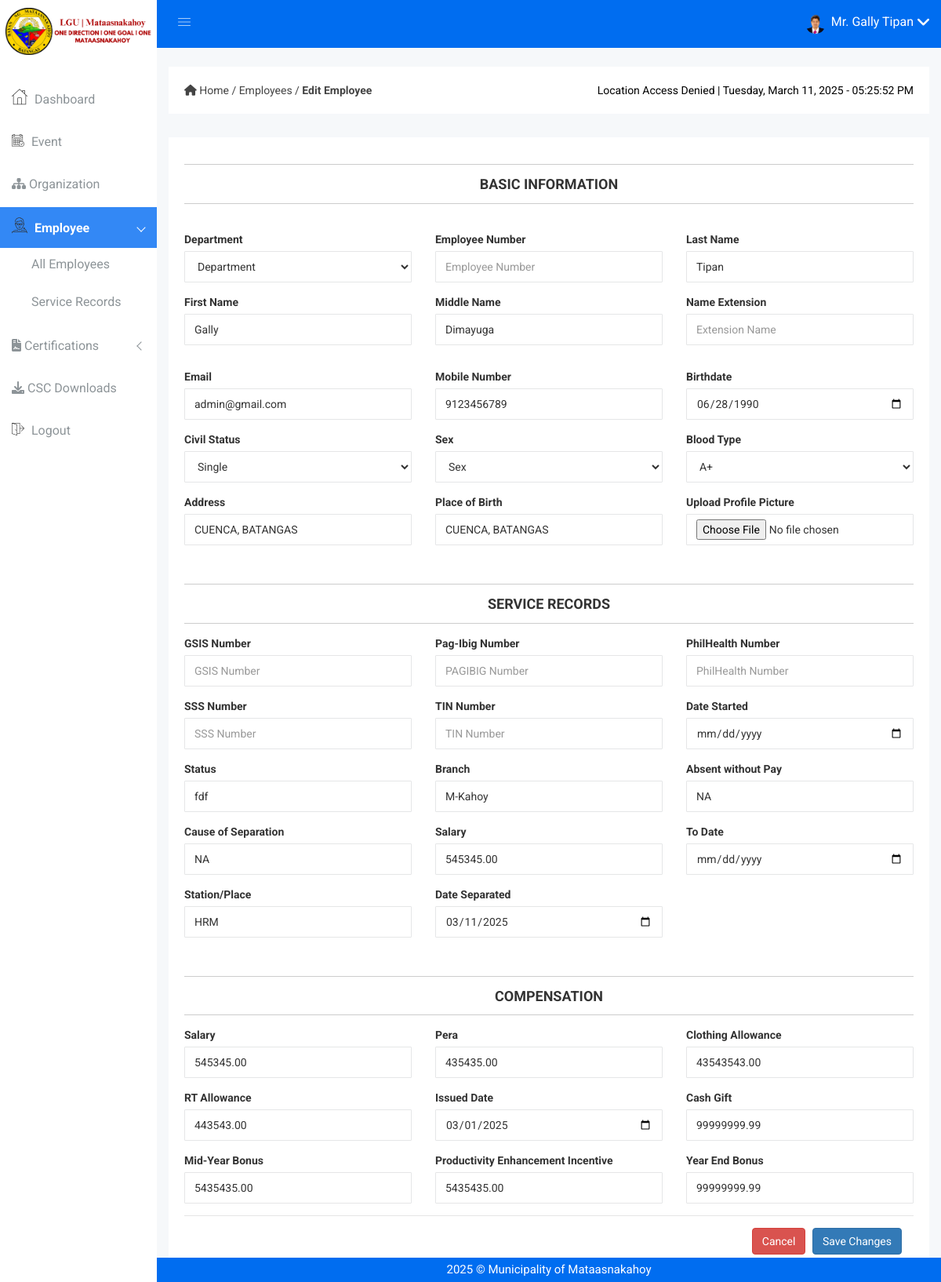
Page /edit-employee.php?employee_no=HRM-ADMIN (signed in) on the earlier database version.
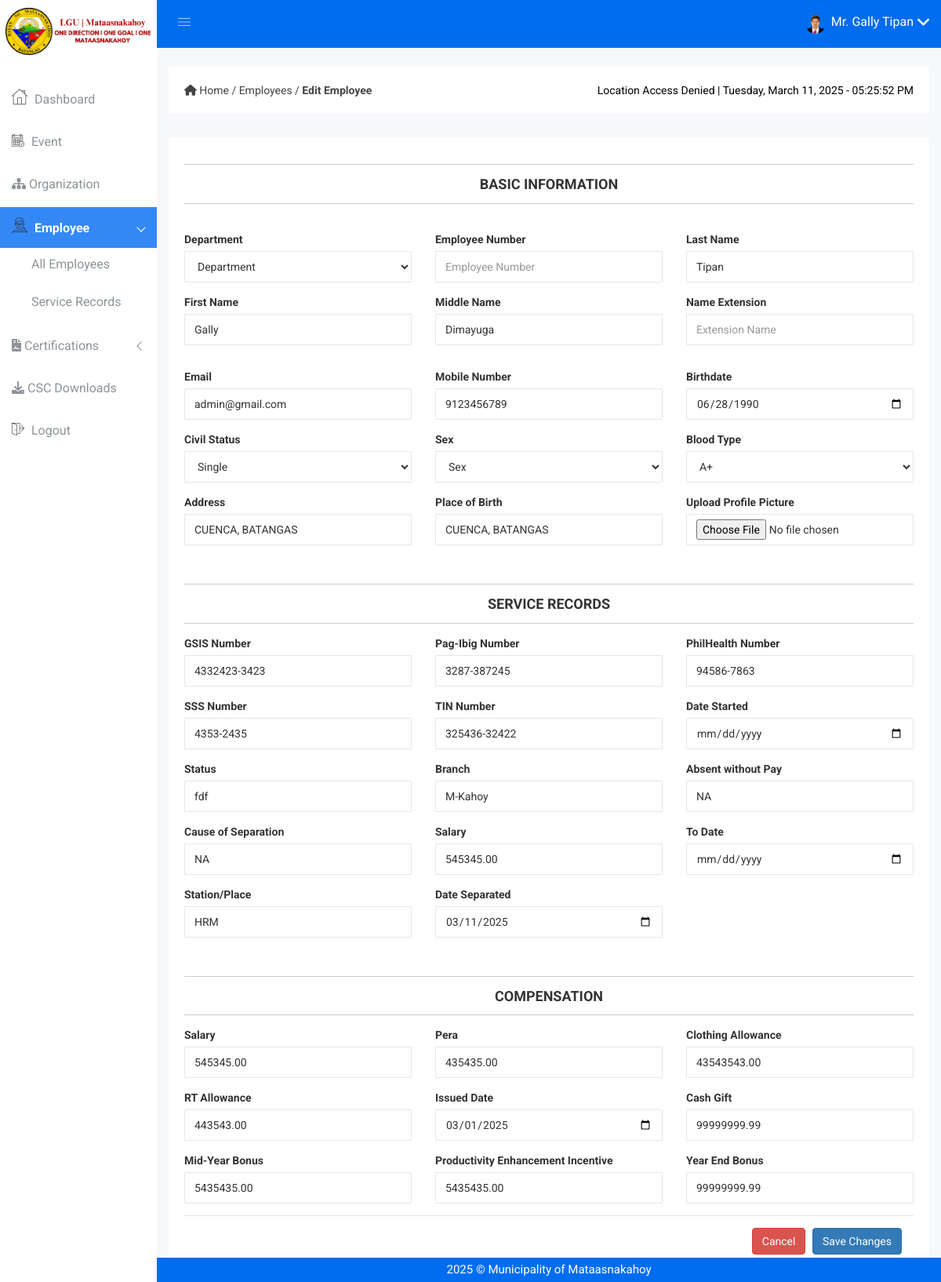
Same page on the later database version.
### tables this page shows
CREATE TABLE IF NOT EXISTS `government_info` (
  `id` int NOT NULL AUTO_INCREMENT,
  `employee_no` varchar(20) NOT NULL,
  `gsis_no` varchar(20) NOT NULL,
  `pag_ibig_no` varchar(20) NOT NULL,
  `philhealth_no` varchar(20) NOT NULL,
  `sss_no` varchar(20) NOT NULL,
  `tin_no` varchar(20) NOT NULL,
  `created_at` timestamp NOT NULL DEFAULT CURRENT_TIMESTAMP,
  `updated_at` timestamp NOT NULL DEFAULT CURRENT_TIMESTAMP ON UPDATE CURRENT_TIMESTAMP,
  PRIMARY KEY (`id`),
  UNIQUE KEY `gsis_no` (`gsis_no`),
  UNIQUE KEY `pag_ibig_no` (`pag_ibig_no`),
  UNIQUE KEY `philhealth_no` (`philhealth_no`),
  UNIQUE KEY `sss_no` (`sss_no`),
  UNIQUE KEY `tin_no` (`tin_no`),
  KEY `employee_no` (`employee_no`)
);

### edit-employee.php (the view, shortened to what the changed rows need)
<?php
include "dbcon.php";
$gsis_no = $pag_ibig_no = $philhealth_no = $tin_no = $sss_no = $salary = $station_place = $branch = $abs_wo_pay = $cause_of_separation = '';
if (isset($_GET['employee_no'])) {
    $employee_no = $_GET['employee_no'];
    $query = "SELECT
        e.*, s.*, g.*, c.*,
        c.salary AS compensation_salary
    FROM
        employee e
    LEFT JOIN
        government_info g ON e.employee_no = g.employee_no
    LEFT JOIN
        service_records s ON e.employee_no = s.employee_no
    LEFT JOIN
        compensation c ON e.employee_no = c.employee_no
    WHERE
        e.employee_no = ?";
    $stmt = $con->prepare($query);
    $stmt->bind_param("s", $employee_no);
    $stmt->execute();
    $result = $stmt->get_result();
    if ($result->num_rows > 0) {
        $row = $result->fetch_assoc();
        $gsis_no = $row['gsis_no'];
        $pag_ibig_no = $row['pag_ibig_no'];
        $philhealth_no = $row['philhealth_no'];
        $tin_no = $row['tin_no'];
        $sss_no = $row['sss_no'];
    } else {
        die("No employee data found.");
    }
} else {
    header('location: all-employees.php');
    exit();
}
?>
<!DOCTYPE html>
<html lang="en">
<head>
    <link rel="stylesheet" href="css/bootstrap.min.css" />
    <link rel="stylesheet" href="css/font-awesome.min.css" />
    <link rel="stylesheet" href="css/owl.carousel.css" />
    <link rel="stylesheet" href="css/owl.theme.css" />
    <link rel="stylesheet" href="css/owl.transitions.css" />
    <link rel="stylesheet" href="css/animate.css" />
    <link rel="stylesheet" href="css/normalize.css" />
    <link rel="stylesheet" href="css/meanmenu.min.css" />
    <link rel="stylesheet" href="css/main.css" />
    <link rel="stylesheet" href="css/educate-custon-icon.css" />
    <link rel="stylesheet" href="css/morrisjs/morris.css" />
    <link rel="stylesheet" href="css/scrollbar/jquery.mCustomScrollbar.min.css" />
    <link rel="stylesheet" href="css/metisMenu/metisMenu.min.css" />
    <link rel="stylesheet" href="css/metisMenu/metisMenu-vertical.css" />
    <link rel="stylesheet" href="css/calendar/fullcalendar.min.css" />
    <link rel="stylesheet" href="css/calendar/fullcalendar.print.min.css" />
    <link rel="stylesheet" href="style.css" />
    <link rel="stylesheet" href="css/responsive.css" />
    <link rel="stylesheet" href="//cdn.datatables.net/2.1.4/css/dataTables.dataTables.min.css" />
    <link href="https://cdn.jsdelivr.net/npm/sweetalert2@11.12.3/dist/sweetalert2.min.css" rel="stylesheet">
</head>
<body>
    <?php include 'includes/header.php'; ?>
                                                    <link rel="stylesheet" href="https://cdnjs.cloudflare.com/ajax/libs/font-awesome/6.0.0-beta3/css/all.min.css">
    <div class="single-pro-review-area mt-t-30 mg-b-15">
        <div class="container-fluid">
            <div class="row">
                <div class="col-lg-12 col-md-12 col-sm-12 col-xs-12">
                    <div class="product-payment-inner-st">
                        <br>
                        <form method="POST" action="update-employee.php" enctype="multipart/form-data">
                            <br>
                            <div class="row">
                                <div class="form-group col-md-4">
                                    <label>GSIS Number</label>
                                    <input name="gsis" type="text" class="form-control" placeholder="GSIS Number"
                                        value="<?php echo htmlspecialchars($gsis_no); ?>" />
                                </div>
                                <div class="form-group col-md-4">
                                    <label>Pag-Ibig Number</label>
                                    <input name="pag_ibig" type="text" class="form-control" placeholder="PAGIBIG Number"
                                        value="<?php echo htmlspecialchars($pag_ibig_no); ?>" />
                                </div>
                                <div class="form-group col-md-4">
                                    <label>PhilHealth Number</label>
                                    <input name="philhealth" type="text" class="form-control"
                                        placeholder="PhilHealth Number" value="<?php echo htmlspecialchars($philhealth_no); ?>" />
                                </div>
                            </div>
                            <div class="row">
                                <div class="form-group col-md-4">
                                    <label>SSS Number</label>
                                    <input name="sss" type="text" class="form-control" placeholder="SSS Number"
                                        value="<?php echo htmlspecialchars($sss_no); ?>" />
                                </div>
                                <div class="form-group col-md-4">
                                    <label>TIN Number</label>
                                    <input name="tin" type="text" class="form-control" placeholder="TIN Number"
                                        value="<?php echo htmlspecialchars($tin_no); ?>" />
                                </div>
                            </div>
                            <br>
                        </form>
                    </div>
                </div>
            </div>
        </div>
    </div>
    <?php include 'includes/footer.php'; ?>

Differences in the rows shown:
added government_info: gsis "4332423-3423", pag_ibig "3287-387245", philhealth "94586-7863", sss "4353-2435", tin "325436-32422"
